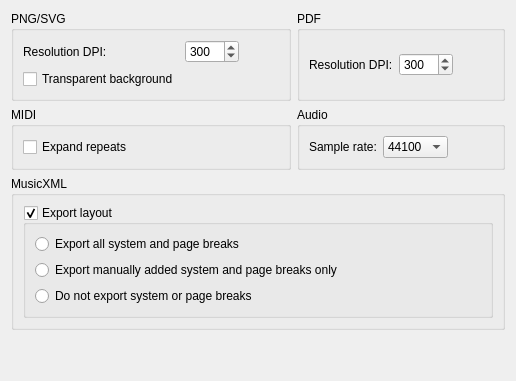
     <widget class="QWidget" name="tabExport">
      <property name="accessibleName">
       <string>Export Tab</string>
      </property>
      <attribute name="title">
       <string>Export</string>
      </attribute>
      <layout class="QGridLayout" name="gridLayout_3">
       <item row="4" column="0">
        <spacer>
         <property name="orientation">
          <enum>Qt::Vertical</enum>
         </property>
         <property name="sizeHint" stdset="0">
          <size>
           <width>20</width>
           <height>40</height>
          </size>
         </property>
        </spacer>
       </item>
       <item row="0" column="0">
        <widget class="QGroupBox" name="groupBox_9">
         <property name="title">
          <string>PNG/SVG</string>
         </property>
         <property name="flat">
          <bool>false</bool>
         </property>
         <layout class="QGridLayout" name="gridLayout_8">
          <item row="0" column="0">
           <widget class="QLabel" name="label_4">
            <property name="text">
             <string>Resolution DPI:</string>
            </property>
           </widget>
          </item>
          <item row="1" column="0">
           <widget class="QCheckBox" name="pngTransparent">
            <property name="accessibleName">
             <string>Transparent background</string>
            </property>
            <property name="text">
             <string>Transparent background</string>
            </property>
           </widget>
          </item>
          <item row="0" column="2">
           <spacer name="horizontalSpacer_14">
            <property name="orientation">
             <enum>Qt::Horizontal</enum>
            </property>
            <property name="sizeHint" stdset="0">
             <size>
              <width>40</width>
              <height>20</height>
             </size>
            </property>
           </spacer>
          </item>
          <item row="0" column="1">
           <widget class="QSpinBox" name="pngResolution">
            <property name="accessibleName">
             <string>Resolution DPI</string>
            </property>
            <property name="accessibleDescription">
             <string>Choose resolution DPI</string>
            </property>
            <property name="minimum">
             <number>32</number>
            </property>
            <property name="maximum">
             <number>5000</number>
            </property>
            <property name="value">
             <number>300</number>
            </property>
           </widget>
          </item>
         </layout>
        </widget>
       </item>
       <item row="1" column="0">
        <widget class="QGroupBox" name="groupBox_8">
         <property name="sizePolicy">
          <sizepolicy hsizetype="Preferred" vsizetype="Preferred">
           <horstretch>0</horstretch>
           <verstretch>0</verstretch>
          </sizepolicy>
         </property>
         <property name="accessibleName">
          <string>MIDI</string>
         </property>
         <property name="title">
          <string>MIDI</string>
         </property>
         <property name="flat">
          <bool>false</bool>
         </property>
         <layout class="QHBoxLayout" name="horizontalLayout">
          <item>
           <widget class="QCheckBox" name="expandRepeats">
            <property name="accessibleName">
             <string>Expand repeats</string>
            </property>
            <property name="text">
             <string>Expand repeats</string>
            </property>
           </widget>
          </item>
         </layout>
        </widget>
       </item>
       <item row="1" column="1">
        <widget class="QGroupBox" name="groupBox_16">
         <property name="accessibleName">
          <string>Audio</string>
         </property>
         <property name="title">
          <string>Audio</string>
         </property>
         <layout class="QHBoxLayout" name="horizontalLayout_12">
          <item>
           <widget class="QLabel" name="label_18">
            <property name="text">
             <string>Sample rate:</string>
            </property>
           </widget>
          </item>
          <item>
           <widget class="QComboBox" name="exportAudioSampleRate">
            <property name="accessibleName">
             <string>Sample rate</string>
            </property>
            <property name="accessibleDescription">
             <string>Choose sample rate</string>
            </property>
            <item>
             <property name="text">
              <string>44100</string>
             </property>
            </item>
            <item>
             <property name="text">
              <string>48000</string>
             </property>
            </item>
           </widget>
          </item>
          <item>
           <spacer name="horizontalSpacer">
            <property name="orientation">
             <enum>Qt::Horizontal</enum>
            </property>
            <property name="sizeHint" stdset="0">
             <size>
              <width>40</width>
              <height>20</height>
             </size>
            </property>
           </spacer>
          </item>
         </layout>
        </widget>
       </item>
       <item row="3" column="0" colspan="2">
        <widget class="QGroupBox" name="groupBox_22">
         <property name="sizePolicy">
          <sizepolicy hsizetype="Preferred" vsizetype="Preferred">
           <horstretch>0</horstretch>
           <verstretch>0</verstretch>
          </sizepolicy>
         </property>
         <property name="accessibleName">
          <string>MusicXML</string>
         </property>
         <property name="title">
          <string>MusicXML</string>
         </property>
         <property name="flat">
          <bool>false</bool>
         </property>
         <layout class="QVBoxLayout" name="verticalLayout_14">
          <item>
           <widget class="QGroupBox" name="exportLayout">
            <property name="accessibleName">
             <string>Export layout</string>
            </property>
            <property name="title">
             <string>Export layout</string>
            </property>
            <property name="checkable">
             <bool>true</bool>
            </property>
            <layout class="QVBoxLayout" name="verticalLayout_11">
             <item>
              <widget class="QRadioButton" name="exportAllBreaks">
               <property name="accessibleName">
                <string>Export all system and page breaks</string>
               </property>
               <property name="text">
                <string>Export all system and page breaks</string>
               </property>
              </widget>
             </item>
             <item>
              <widget class="QRadioButton" name="exportManualBreaks">
               <property name="accessibleName">
                <string>Export manually added system and page breaks only</string>
               </property>
               <property name="text">
                <string>Export manually added system and page breaks only</string>
               </property>
              </widget>
             </item>
             <item>
              <widget class="QRadioButton" name="exportNoBreaks">
               <property name="accessibleName">
                <string>Do not export system or page breaks</string>
               </property>
               <property name="text">
                <string>Do not export system or page breaks</string>
               </property>
              </widget>
             </item>
            </layout>
            <zorder>exportNoBreaks</zorder>
            <zorder>exportAllBreaks</zorder>
            <zorder>exportManualBreaks</zorder>
           </widget>
          </item>
         </layout>
        </widget>
       </item>
       <item row="0" column="1">
        <widget class="QGroupBox" name="groupBox">
         <property name="title">
          <string>PDF</string>
         </property>
         <layout class="QGridLayout" name="gridLayout_11">
          <item row="1" column="0">
           <widget class="QLabel" name="label_6">
            <property name="text">
             <string>Resolution DPI:</string>
            </property>
           </widget>
          </item>
          <item row="1" column="1">
           <widget class="QSpinBox" name="exportPdfDpi">
            <property name="accessibleName">
             <string>Resolution DPI</string>
            </property>
            <property name="accessibleDescription">
             <string>Choose resolution DPI</string>
            </property>
            <property name="minimum">
             <number>75</number>
            </property>
            <property name="maximum">
             <number>2400</number>
            </property>
            <property name="value">
             <number>300</number>
            </property>
           </widget>
          </item>
          <item row="1" column="2">
           <spacer name="horizontalSpacer_3">
            <property name="orientation">
             <enum>Qt::Horizontal</enum>
            </property>
            <property name="sizeHint" stdset="0">
             <size>
              <width>40</width>
              <height>20</height>
             </size>
            </property>
           </spacer>
          </item>
         </layout>
        </widget>
       </item>
      </layout>
     </widget>
